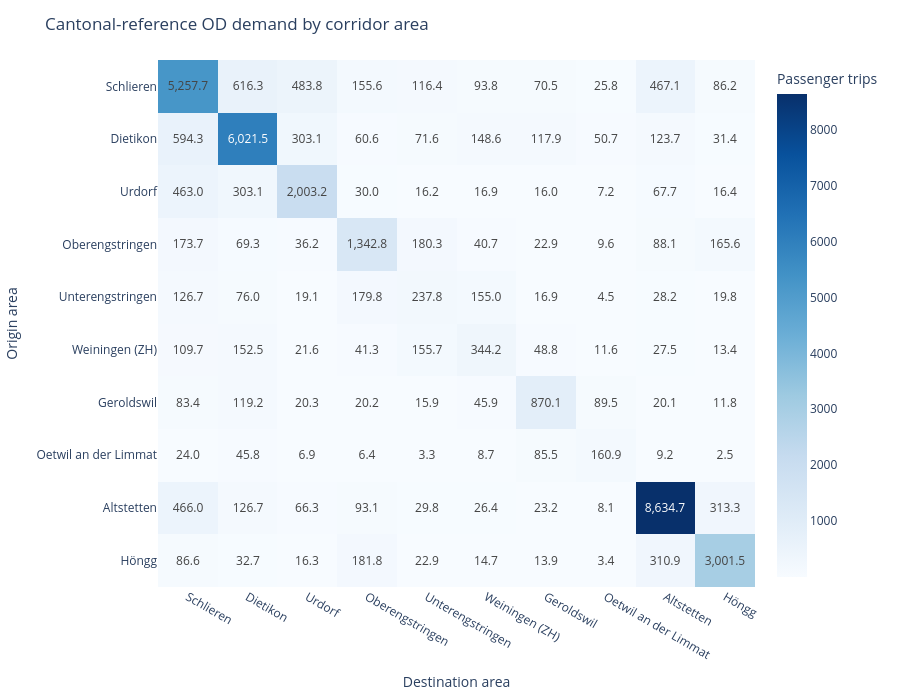

The notebook cell saved with this chart:
### Markdown cell above
## 1.4 Baseline Travel Demand & Desire Lines (tutorial/supporting task + mandatory task)

To understand where people travel along the Zürich–Winterthur corridor, we visualize **desire lines**  and **OD-matrices** at various levels of spatial resolution. 

Below, for instance, you can visualize how travel demand is distributed if we aggregate it by Municipality and therefore see which ones exhibit the strongest demand.

> **OD-inspection and model validation**
>
> The following analyses help assess whether the model produces plausible travel patterns before its outputs are used in later stages. Compare internal, inbound, outbound, and pass-through demand with independent evidence, such as observed transport data, official statistics, previous studies, CBA assumptions, or projects from earlier course editions.
>

**IMPORTANT: these values represent peak-hour evening travel demand in the Canton of Zurich, i.e. only travel demand on a "regular" weekday between 17:00-18:00**

Here below, you can start inspecting the data by analysing the travel demand between pairs of municipalities (i.e., OD pairs).

### Code cell
MUNICIPALITY_OD_FIGURE = tmi.municipality_od_explorer(
    ctx,
    p.CORRIDOR_AREAS,
    zone_ids=p.CORRIDOR_ZONE_IDS,
)

display(MUNICIPALITY_OD_FIGURE)

### Figure 1 — Plotly figure (JSON) as saved in the notebook; plotly's stock layout.template omitted (floating-point values rounded to 4 significant figures)
{"data": [{"colorbar": {"title": {"text": "Passenger trips"}}, "colorscale": [[0, "rgb(247,251,255)"], [0.125, "rgb(222,235,247)"], [0.25, "rgb(198,219,239)"], [0.375, "rgb(158,202,225)"], [0.5, "rgb(107,174,214)"], [0.625, "rgb(66,146,198)"], [0.75, "rgb(33,113,181)"], [0.875, "rgb(8,81,156)"], [1, "rgb(8,48,107)"]], "hovertemplate": "Origin: %{y}<br>Destination: %{x}<br>Peak-hour passenger trips: %{z:,.1f}<extra></extra>", "text": [[5258.0, 616.3, 483.8, 155.6, 116.4, 93.8, 70.5, 25.8, 467.1, 86.2], [594.3, 6022.0, 303.1, 60.6, 71.6, 148.6, 117.9, 50.7, 123.7, 31.4], [463.0, 303.1, 2003.0, 30.0, 16.2, 16.9, 16.0, 7.2, 67.7, 16.4], [173.7, 69.3, 36.2, 1343.0, 180.3, 40.7, 22.9, 9.6, 88.1, 165.6], [126.7, 76.0, 19.1, 179.8, 237.8, 155.0, 16.9, 4.5, 28.2, 19.8], [109.7, 152.5, 21.6, 41.3, 155.7, 344.2, 48.8, 11.6, 27.5, 13.4], [83.4, 119.2, 20.3, 20.2, 15.9, 45.9, 870.1, 89.5, 20.1, 11.8], [24.0, 45.8, 6.9, 6.4, 3.3, 8.7, 85.5, 160.9, 9.2, 2.5], [466.0, 126.7, 66.3, 93.1, 29.8, 26.4, 23.2, 8.1, 8635.0, 313.3], [86.6, 32.7, 16.3, 181.8, 22.9, 14.7, 13.9, 3.4, 310.9, 3002.0]], "texttemplate": "%{text:,.1f}", "type": "heatmap", "x": ["Schlieren", "Dietikon", "Urdorf", "Oberengstringen", "Unterengstringen", "Weiningen (ZH)", "Geroldswil", "Oetwil an der Limmat", "Altstetten", "Höngg"], "y": ["Schlieren", "Dietikon", "Urdorf", "Oberengstringen", "Unterengstringen", "Weiningen (ZH)", "Geroldswil", "Oetwil an der Limmat", "Altstetten", "Höngg"], "z": [[5258.0, 616.3, 483.8, 155.6, 116.4, 93.81, 70.49, 25.75, 467.1, 86.24], [594.3, 6021.0, 303.1, 60.58, 71.59, 148.6, 117.9, 50.72, 123.7, 31.39], [463.0, 303.1, 2003.0, 29.99, 16.23, 16.88, 16.02, 7.233, 67.68, 16.45], [173.7, 69.35, 36.25, 1343.0, 180.3, 40.67, 22.91, 9.573, 88.12, 165.6], [126.7, 75.97, 19.11, 179.8, 237.8, 155.0, 16.87, 4.486, 28.16, 19.78], [109.7, 152.5, 21.61, 41.27, 155.7, 344.2, 48.75, 11.57, 27.47, 13.45], [83.37, 119.2, 20.25, 20.19, 15.94, 45.94, 870.1, 89.48, 20.1, 11.83], [23.99, 45.83, 6.89, 6.414, 3.264, 8.703, 85.48, 160.9, 9.159, 2.496], [466.0, 126.7, 66.26, 93.07, 29.78, 26.41, 23.21, 8.149, 8635.0, 313.3], [86.6, 32.69, 16.25, 181.8, 22.9, 14.71, 13.91, 3.434, 310.9, 3002.0]]}], "layout": {"height": 700, "margin": {"b": 20, "l": 20, "r": 20, "t": 60}, "title": {"text": "Cantonal-reference OD demand by corridor area"}, "xaxis": {"title": {"text": "Destination area"}}, "yaxis": {"autorange": "reversed", "title": {"text": "Origin area"}}}}
